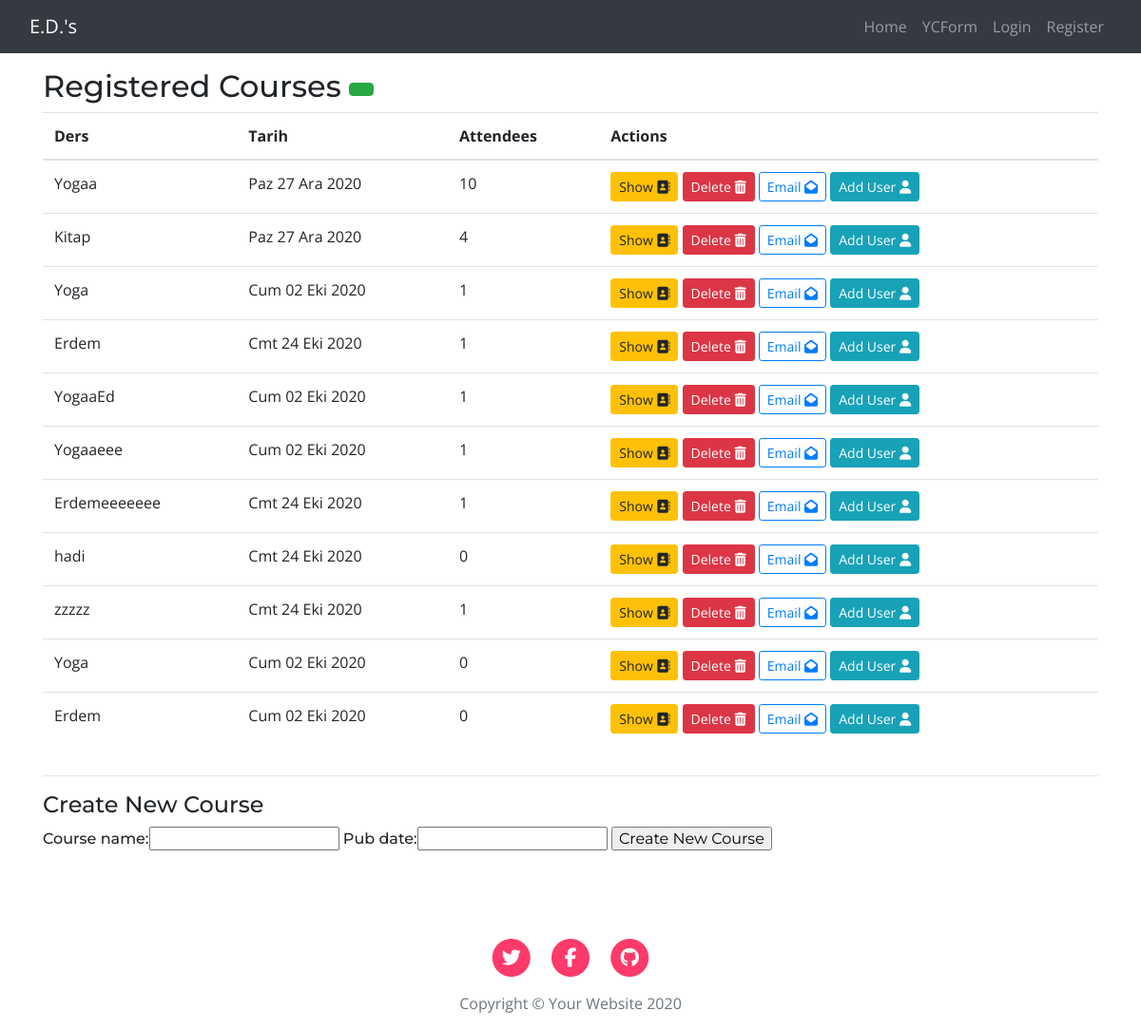
The page / on the database its author committed.
### courses/models.py (models this page shows, shortened)
class Course(models.Model):
    course_name = models.CharField(max_length=200)
    pub_date = models.DateTimeField('date published')

### courses/views.py (the view, shortened to what this page needs)
# urls.py: path('', views.get_courses, name= 'courses'),
def get_courses(request):
    courses = Course.objects.all()
    form = CourseForm()
    return render (request,template_name='courses/courses.html', context={'courses': courses,'form':form})

### courses/forms.py
class CourseForm(forms.Form):
    course_name = forms.CharField(max_length=100)
    pub_date = forms.DateTimeField()

### templates/courses/courses.html (shortened to what this page needs)
{% extends '../base.html' %}
{% block content %}
<div class="row">
    <div class="col-lg-12 mx-auto">
        <h1>Registered Courses
            <a href="#"><button type="button" class="btn btn-success "> </button></a>
        </h1>
        <table class="table table-hover">
            <thead>
                <tr>
                    <th scope="col">Ders</th>
                    <th scope="col">Tarih</th>
                    <th scope="col">Attendees</th>
                    <th scope="col">Actions</th>
                </tr>
            </thead>
            <tbody>
                {% for course in courses %}
                <tr>
                    <td>
                        <p style="margin:0px">{{ course.course_name }}</p>
                    </td>
                    <td>
                        <p style="margin:0px">{{ course.pub_date | date:"D d M Y" }}</p>
                    </td>
                    <td>
                        <p style="margin:0px">{{course.attendee_set.all.count}}</p>
                    </td>
                    <td>
                        <a href="{% url 'courses:show_course' course.id %}"><button type="button"
                                class="btn btn-warning btn-sm">Show <i class="fas fa-address-book"></i></button></a>
                        <a href="{% url 'courses:areyousure' course.id %}"><button type="button"
                                class="btn btn-danger btn-sm">Delete <i class="fas fa-trash-alt"></i></button></a>
                        <a href="#"><button type="button" class="btn btn-outline-primary btn-sm">Email <i
                                    class="fas fa-envelope-open"></i></button></a>
                        <a href="{% url 'courses:create_attendee' course.id %}"><button type="button"
                                class="btn btn-info btn-sm">Add User <i class="fas fa-user"></i></button></a>
                    </td>
                    {% endfor %}
                </tr>
        </table>
    </div>
    <div class="col-lg-12">
        <hr>
        <h2>Create New Course</h2>
        <h6>
            <form action="{% url 'courses:courses'%}" method="post" class="form-group" novalidate>
                {{ form }}
                <input type="submit" value="Create New Course">
            </form>
        </h6>
        <br>
    </div>
    {% endblock %}

### courses/static/courses/css/style.css (style rules this page uses)
body { font-family: 'Open Sans', sans-serif; font-size: 16px }
.h1, .h2, .h3, .h4, .h5, .h6, h1, h2, h3, h4, h5, h6 { font-family: 'Montserrat', sans-serif; font-weight:500; }
h1 { font-size:2rem }
h2 { font-size:1.5rem }
a { color: #fd3a69; }

### rows shown on the page
Course: course_name "Yogaa", pub_date "Paz 27 Ara 2020", attendee_set.all.count "10"
Course: course_name "Kitap", pub_date "Paz 27 Ara 2020", attendee_set.all.count "4"
Course: course_name "Yoga", pub_date "Cum 02 Eki 2020", attendee_set.all.count "1"
Course: course_name "Erdem", pub_date "Cmt 24 Eki 2020", attendee_set.all.count "1"
Course: course_name "YogaaEd", pub_date "Cum 02 Eki 2020", attendee_set.all.count "1"
Course: course_name "Yogaaeee", pub_date "Cum 02 Eki 2020", attendee_set.all.count "1"
Course: course_name "Erdemeeeeeee", pub_date "Cmt 24 Eki 2020", attendee_set.all.count "1"
Course: course_name "hadi", pub_date "Cmt 24 Eki 2020", attendee_set.all.count "0"
Course: course_name "zzzzz", pub_date "Cmt 24 Eki 2020", attendee_set.all.count "1"
Course: course_name "Yoga", pub_date "Cum 02 Eki 2020", attendee_set.all.count "0"
Course: course_name "Erdem", pub_date "Cum 02 Eki 2020", attendee_set.all.count "0"
